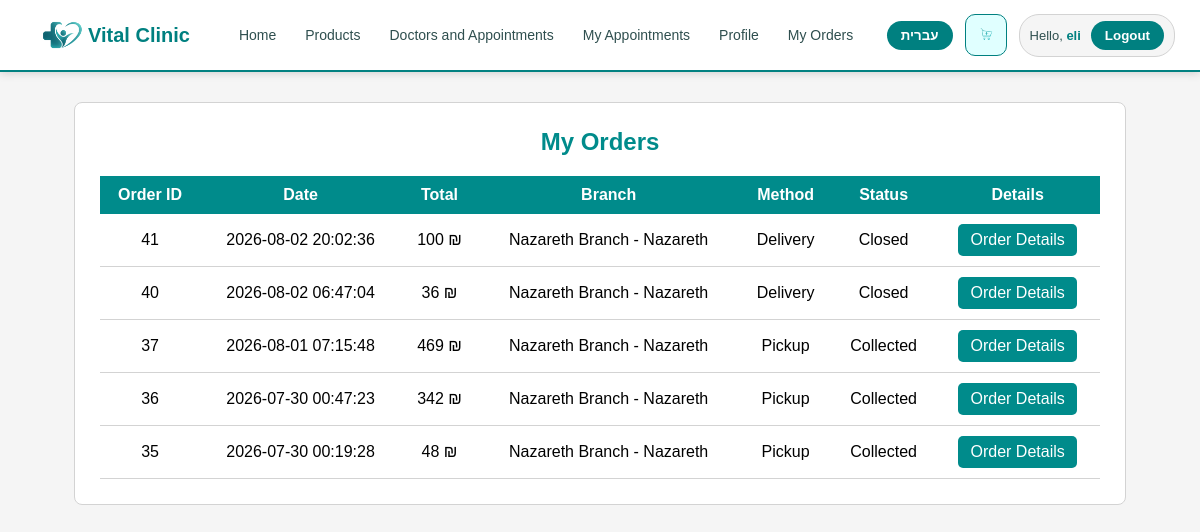
/my_orders.php (signed in), run on the app's committed database.
### tables this page shows
CREATE TABLE `orders` (
  `orderids` int NOT NULL,
  `uid` int NOT NULL,
  `orderdate` datetime NOT NULL DEFAULT CURRENT_TIMESTAMP,
  `city` varchar(255) DEFAULT NULL,
  `phone` varchar(30) NOT NULL,
  `cardnumber` varchar(25) NOT NULL,
  `streetn` varchar(255) NOT NULL,
  `homen` int NOT NULL,
  `Price` int NOT NULL,
  `delivery_datetime` datetime DEFAULT NULL,
  `courier_id` int DEFAULT NULL,
  `delivery_status` tinyint NOT NULL DEFAULT '0',
  `delivery_method` varchar(20) NOT NULL,
  `branch_id` int DEFAULT NULL,
  `pickup_time_from` varchar(5) DEFAULT NULL,
  `pickup_time_to` varchar(5) DEFAULT NULL,
  `pickup_status` tinyint NOT NULL DEFAULT '0',
  `pickup_collected_at` datetime DEFAULT NULL
);

CREATE TABLE `branches` (
  `id` int NOT NULL,
  `branch_name` varchar(100) NOT NULL,
  `branch_city` varchar(100) NOT NULL,
  `branch_street` varchar(150) NOT NULL,
  `branch_phone` varchar(30) NOT NULL,
  `latitude` decimal(10,7) DEFAULT NULL,
  `longitude` decimal(10,7) DEFAULT NULL
);

### language.php (called while the page is built, shortened)
<?php
function langText($english, $hebrew)
{
    return $english;
}
?>

### my_orders.php (the view, shortened to what this page needs)
<?php
require("nav.php");
require("db_connection.php");
$uid = (int)$_SESSION["userid"];
$ordersResult = mysqli_query($con, "
    SELECT orders.*,
           branches.branch_name,
           branches.branch_city
    FROM orders
    LEFT JOIN branches
    ON orders.branch_id = branches.id
    WHERE orders.uid = $uid
    ORDER BY orders.orderids DESC
");
?>
<!DOCTYPE html>
<html>
<head>
</head>
<body>
<div class="container">
    <h2><?php echo langText("My Orders", "ההזמנות שלי"); ?></h2>
    <table>
        <tr>
            <th><?php echo langText("Order ID", "מספר הזמנה"); ?></th>
            <th><?php echo langText("Date", "תאריך"); ?></th>
            <th><?php echo langText("Total", "סה״כ"); ?></th>
            <th><?php echo langText("Branch", "סניף"); ?></th>
            <th><?php echo langText("Method", "שיטה"); ?></th>
            <th><?php echo langText("Status", "סטטוס"); ?></th>
            <th><?php echo langText("Details", "פרטים"); ?></th>
        </tr>
        <?php while ($order = mysqli_fetch_array($ordersResult)) { ?>
            <?php
            $method = $order["delivery_method"];
            if ($method == "pickup") {
                $methodText = langText("Pickup", "איסוף עצמי");
                if ($order["pickup_status"] == 1) {
                    $status = langText("Collected", "נאספה");
                } else {
                    $status = langText("Not Collected", "לא נאספה");
                }
            } else {
                $methodText = langText("Delivery", "משלוח");
                if ($order["delivery_status"] == 1) {
                    $status = langText("Closed", "סגורה");
                } else {
                    $status = langText("Open", "פתוחה");
                }
            }
            $branchName = "-";
            if ($order["branch_name"] != "") {
                $branchName =
                    $order["branch_name"]
                    . " - "
                    . $order["branch_city"];
            }
            ?>
            <tr>
                <td><?php echo $order["orderids"]; ?></td>
                <td><?php echo $order["orderdate"]; ?></td>
                <td><?php echo $order["Price"]; ?> ₪</td>
                <td><?php echo $branchName; ?></td>
                <td><?php echo $methodText; ?></td>
                <td><?php echo $status; ?></td>
                <td>
                    <a
                        class="btn"
                        href="orders_details.php?orderid=<?php echo $order["orderids"]; ?>"
                    >
                        <?php echo langText("Order Details", "פרטי הזמנה"); ?>
                    </a>
                </td>
            </tr>
        <?php } ?>
    </table>
</div>
</body>
</html>

### nav.php (style rules this page uses)
body { margin: 0; font-family: Arial, sans-serif; background: whitesmoke; }

### my_orders.php (style rules this page uses)
body { margin: 0; font-family: Arial; background-color: whitesmoke; color: black; }
.container { width: 1000px; max-width: 90%; margin: 30px auto; padding: 25px; background-color: white; border: 1px solid lightgray; border-radius: 8px; }
h2 { margin-top: 0; text-align: center; color: darkcyan; }
table { width: 100%; border-collapse: collapse; }
th { padding: 10px; background-color: darkcyan; color: white; }
td { padding: 10px; text-align: center; border-bottom: 1px solid lightgray; }
.btn { display: inline-block; padding: 7px 12px; background-color: darkcyan; color: white; text-decoration: none; border-radius: 5px; }

### data on the page
orders: orderids "41", orderdate "2026-08-02 20:02:36", Price "100", branch.branch_city "Nazareth Branch - Nazareth", methodText "Delivery", status "Closed"
orders: orderids "40", orderdate "2026-08-02 06:47:04", Price "36", branch.branch_city "Nazareth Branch - Nazareth", methodText "Delivery", status "Closed"
orders: orderids "37", orderdate "2026-08-01 07:15:48", Price "469", branch.branch_city "Nazareth Branch - Nazareth", methodText "Pickup", status "Collected"
orders: orderids "36", orderdate "2026-07-30 00:47:23", Price "342", branch.branch_city "Nazareth Branch - Nazareth", methodText "Pickup", status "Collected"
orders: orderids "35", orderdate "2026-07-30 00:19:28", Price "48", branch.branch_city "Nazareth Branch - Nazareth", methodText "Pickup", status "Collected"

### other printed values
langText("Home", "דף הבית") "Home"
langText("Products", "מוצרים") "Products"
langText("Doctors and Appointments", "רופאים ותורים") "Doctors and Appointments"
langText("My Appointments", "תורים") "My Appointments"
langText("Profile", "פרופיל") "Profile"
langText("My Orders", "ההזמנות שלי") "My Orders"
langText("עברית", "English") "עברית"
langText("Hello", "שלום") "Hello"
$_SESSION["fname"] "eli"
langText("Logout", "התנתקות") "Logout"
langText("Order ID", "מספר הזמנה") "Order ID"
langText("Date", "תאריך") "Date"
langText("Total", "סה״כ") "Total"
langText("Branch", "סניף") "Branch"
langText("Method", "שיטה") "Method"
